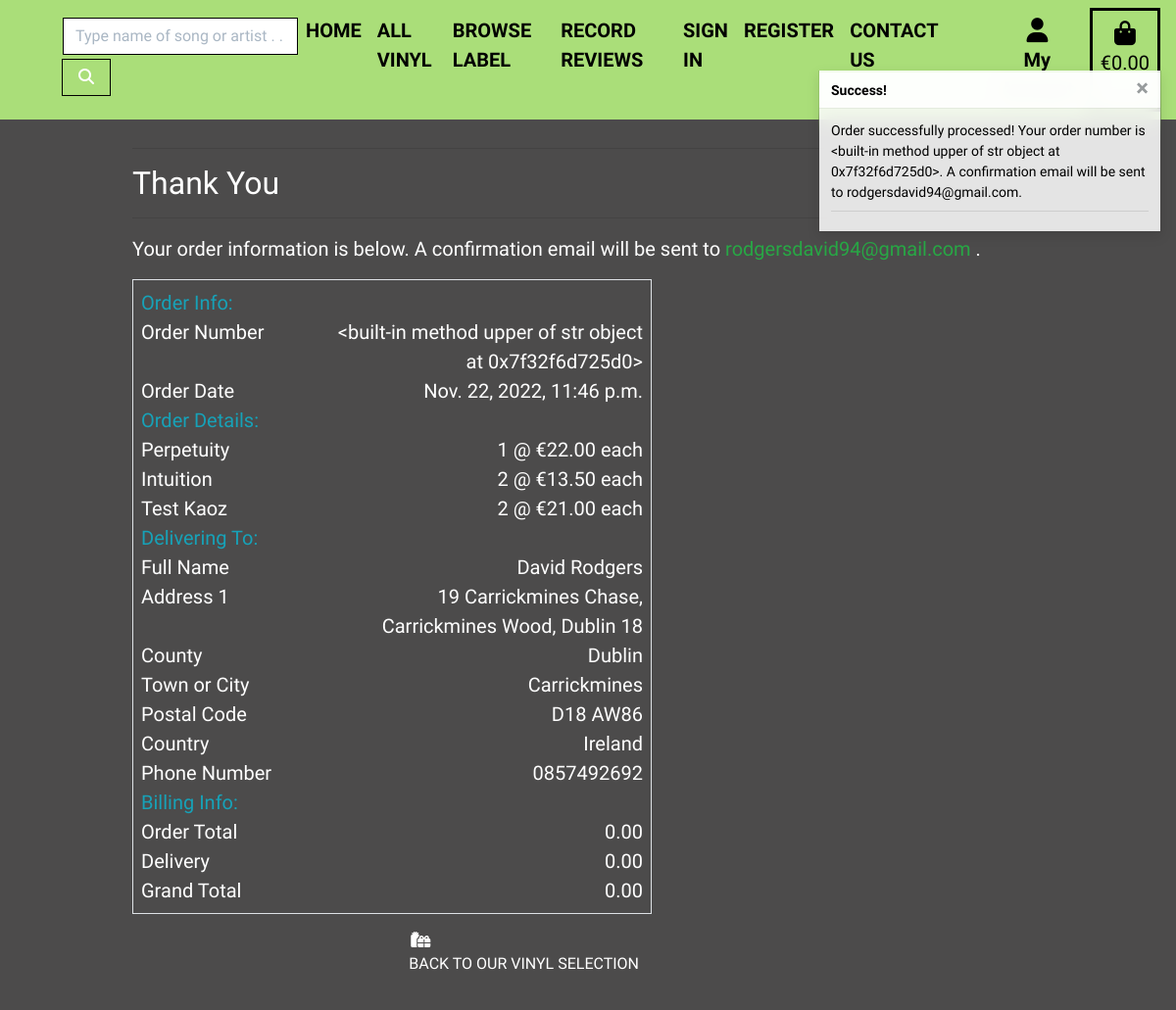
Page /checkout/checkout_success/<built-in method upper of str object at 0x7f32f6d725d0> on the earlier database version.
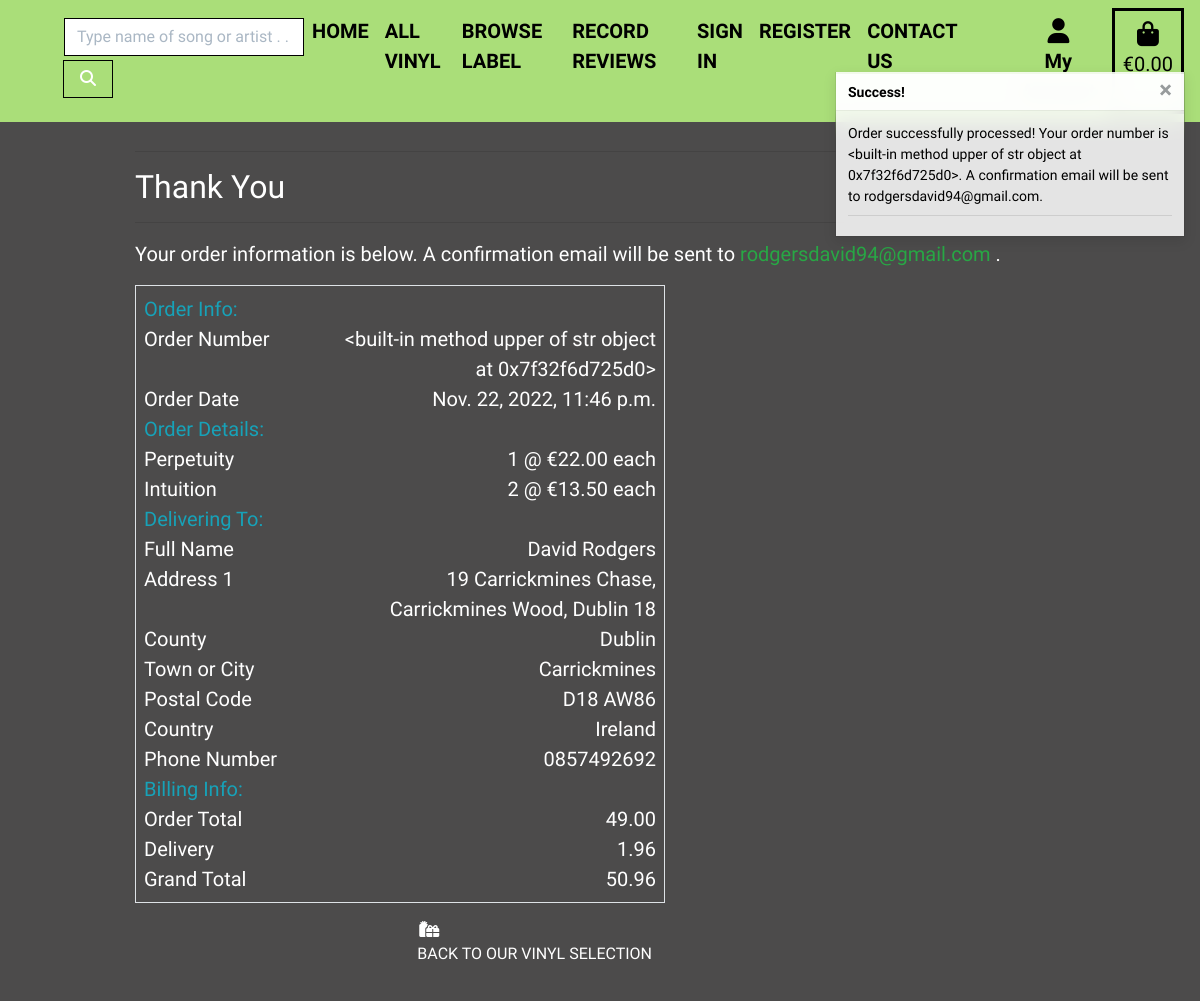
Same page on the later database version.
### checkout/models.py (models this page shows, shortened)
class ItemCheckout(models.Model):
    order = models.ForeignKey(
        Order, null=False, blank=False, on_delete=models.CASCADE,
        related_name='itemcheckout'
    )
    record = models.ForeignKey(
        Record, null=False, blank=False, on_delete=models.CASCADE
    )
    quantity = models.IntegerField(null=False, blank=False, default=0)
    item_total = models.DecimalField(
        max_digits=6, decimal_places=2, null=False, blank=False, editable=False
    )

class Order(models.Model):
    order_number = models.CharField(max_length=32, null=False, editable=False)
    user_profile = models.ForeignKey(UserProfile, on_delete=models.SET_NULL,
                                     null=True, blank=True,
                                     related_name='orders'
                                     )
    full_name = models.CharField(max_length=50, null=False, blank=False)
    email = models.EmailField(max_length=254, null=False, blank=False)
    phone_number = models.CharField(max_length=20, null=False, blank=False)
    country = CountryField(blank_label='Country *', null=False, blank=False)
    town_or_city = models.CharField(max_length=40, null=False, blank=False)
    street_address1 = models.CharField(max_length=80, null=False, blank=False)
    street_address2 = models.CharField(max_length=80, null=True, blank=True)
    postcode = models.CharField(max_length=20, null=True, blank=True)
    county = models.CharField(max_length=80, null=True, blank=True)
    date = models.DateTimeField(auto_now_add=True)
    delivery_cost = models.DecimalField(
        max_digits=6, decimal_places=2, null=False, default=0
    )
    order_total = models.DecimalField(
        max_digits=10, decimal_places=2, null=False, default=0
    )
    grand_total = models.DecimalField(
        max_digits=10, decimal_places=2, null=False, default=0
    )
    original_basket = models.TextField(null=False, blank=False, default='')
    stripe_pid = models.CharField(
        max_length=254, null=False, blank=False, default=''
    )
    class Meta:
        ordering = ['-date']

### products/models.py (models this page shows, shortened)
class Record(models.Model):
    title = models.CharField(max_length=254)
    artist = models.CharField(max_length=254)
    producer = models.CharField(max_length=254, default="")
    label = models.ForeignKey(Label, on_delete=models.CASCADE)
    price = models.DecimalField(max_digits=4, decimal_places=2)
    track = models.CharField(
        max_length=500, null=False, blank=False, default=""
    )
    description = models.TextField(null=True, blank=True)
    image_url = models.URLField(max_length=1024, null=True, blank=True)
    image = models.ImageField(null=True, blank=True)

### checkout/views.py (the view, shortened to what this page needs)
def checkout_success(request, order_number):
    save_info = request.session.get('save_info')
    order = get_object_or_404(Order, order_number=order_number)
    messages.success(request, f'Order successfully processed! \
        Your order number is {order_number}. A confirmation \
        email will be sent to {order.email}.')
    if 'basket' in request.session:
        del request.session['basket']
    template = 'checkout/checkout_success.html'
    context = {
        'order': order,
    }
    return render(request, template, context)

### basket/contexts.py (called while the page is built, shortened)
def basket_contents(request):
    basket_items = []
    total = 0
    record_count = 0
    basket = request.session.get('basket', {})
    delivery = total * Decimal(settings.DELIVERY_PERCENTAGE / 100)
    grand_total = total + delivery
    context = {
        'basket_items': basket_items,
        'total': total,
        'record_count': record_count,
        'delivery': delivery,
        'grand_total': grand_total,
    }
    return context

### checkout/templates/checkout/checkout_success.html (shortened to what the changed rows need)
{% extends "base.html" %}
{% load static %}
{% block extra_css %}
    <link rel="stylesheet" href="{% static 'checkout/css/checkout.css' %}">
{% endblock %}
{% block content %}
    <div class="container">
        <div class="row">
            <div class="col">
                <h2 class="font-weight-normal text-white">Thank You</h2>
                <p class="text-white">Your order information is below.
                    A confirmation email will be sent to <span class="text-success">{{ order.email }}</span> .</p>
            </div>
        </div>
        <div class="row">
            <div class="col-12 col-lg-7">
                <div class="order-confirmation-wrapper p-2 border">
                    <div class="row">
                        <div class="col-12 col-md-8 text-md-right">
                            <p class="mb-0 text-white">{{ order.order_number }}</p>
                        </div>
                    </div>
                    <div class="row">
                        <div class="col-12 col-md-8 text-md-right">
                            <p class="mb-0 text-white">{{ order.date }}</p>
                        </div>
                    </div>
                    {% for item in order.itemcheckout.all %}
                    <div class="row">
                        <div class="col-12 col-md-4">
                            <p class="mb-0 text-white font-weight-normal">
                                {{ item.record.title }}
                            </p>
                        </div>
                        <div class="col-12 col-md-8 text-md-right">
                            <p class="mb-0 text-white" text-white>{{ item.quantity }} @ €{{ item.record.price }} each</p>
                        </div>
                    </div>
                    {% endfor %}
                    <div class="row">
                        <div class="col-12 col-md-8 text-md-right">
                            <p class="mb-0 text-white">{{ order.full_name }}</p>
                        </div>
                    </div>
                    <div class="row">
                        <div class="col-12 col-md-8 text-md-right">
                            <p class="mb-0 text-white">{{ order.street_address1 }}</p>
                        </div>
                    </div>
                    {% if order.county %}
                    <div class="row">
                        <div class="col-12 col-md-4">
                            <p class="mb-0 text-white font-weight-normal">County</p>
                        </div>
                        <div class="col-12 col-md-8 text-md-right">
                            <p class="mb-0 text-white">{{ order.county }}</p>
                        </div>
                    </div>
                    {% endif %}
                    <div class="row">
                        <div class="col-12 col-md-8 text-md-right">
                            <p class="mb-0 text-white">{{ order.town_or_city }}</p>
                        </div>
                    </div>
                    {% if order.postcode %}
                    <div class="row">
                        <div class="col-12 col-md-4">
                            <p class="mb-0 text-white font-weight-normal">Postal Code</p>
                        </div>
                        <div class="col-12 col-md-8 text-md-right">
                            <p class="mb-0 text-white">{{ order.postcode }}</p>
                        </div>
                    </div>
                    {% endif %}
                    <div class="row">
                        <div class="col-12 col-md-8 text-md-right">
                            <p class="mb-0 text-white">{{ order.country }}</p>
                        </div>
                    </div>
                    <div class="row">
                        <div class="col-12 col-md-8 text-md-right">
                            <p class="mb-0 text-white">{{ order.phone_number }}</p>
                        </div>
                    </div>
                    <div class="row">
                        <div class="col-12 col-md-8 text-md-right">
                            <p class="mb-0 text-white">{{ order.order_total }}</p>
                        </div>
                    </div>
                    <div class="row">
                        <div class="col-12 col-md-8 text-md-right">
                            <p class="mb-0 text-white">{{ order.delivery_cost }}</p>
                        </div>
                    </div>
                    <div class="row">
                        <div class="col-12 col-md-8 text-md-right">
                            <p class="mb-0 text-white">{{ order.grand_total }}</p>
                        </div>
                    </div>
                </div>
            </div>
        </div>
    </div>
{% endblock %}

Differences in the rows shown:
removed ItemCheckout: record "Test Kaoz", quantity "2", record.price "21.00"
changed Order "rodgersdavid94@gmail.com": order_total "0.00" → "49.00"; delivery_cost "0.00" → "1.96"; grand_total "0.00" → "50.96"
